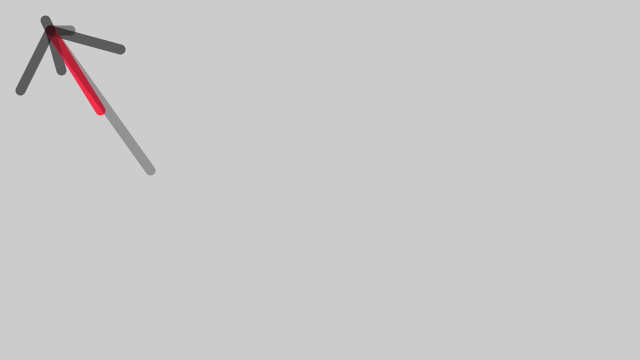
Frame 1 (no input)
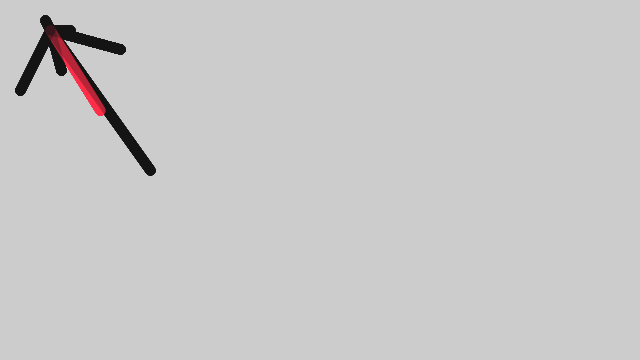
Frame 60 (the mouse pressed at the canvas centre just before this capture)
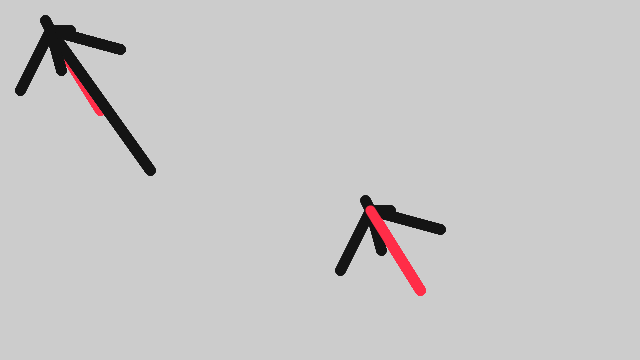
Frame 120 (the mouse held since frame 60 and released just before this capture)

The Processing sketch that drew these frames (run headless with seeded random() and noise(); from frame 60 on, the mouse is pressed at the canvas centre):

// Processing sketch: processing_46241
// ── processing_46241.pde

float x = 50;
float y = 80;
float angle1 = 0.6;
float angle2 = 0.2;
float segLength = 60;


void setup() {
  size(640,360);
  smooth(); 
  strokeWeight(10.0);
  stroke(0, 100);
}

void draw() {
  
  pushMatrix();
  translate(mouseX, mouseY);
 
  line(70, 30, 50,30);
  line(45, 20, 50,30);
  line(61, 70, 50,30);
  line(20, 90, 50,30);
  line(120, 49, 50,30);
  stroke(255,45,72);
  line(100, 110, 50,30);
  stroke(20,80);

  popMatrix();
  line(45, 20, 50,30);
  line(61, 70, 50,30);
  line(20, 90, 50,30);
  line(120, 49, 50,30);
  line(150, 170, 50,30);
 

 

}
